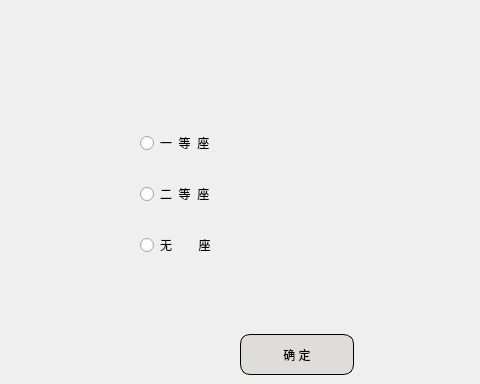
                      <widget class="QWidget" name="page_showseat">
                       <widget class="QPushButton" name="Button_buy_fromto_enter_3">
                        <property name="geometry">
                         <rect>
                          <x>240</x>
                          <y>334</y>
                          <width>114</width>
                          <height>41</height>
                         </rect>
                        </property>
                        <property name="styleSheet">
                         <string notr="true">QPushButton{
	border:1px solid;
	border-radius: 10px;
	background-color: rgb(222, 221, 218);
	font: 16pt &quot;Noto Sans Brahmi&quot;;
}

QPushButton:pressed{
	padding-top:3px;
	padding-left:3px;
}</string>
                        </property>
                        <property name="text">
                         <string>确 定</string>
                        </property>
                       </widget>
                       <widget class="QWidget" name="verticalLayoutWidget">
                        <property name="geometry">
                         <rect>
                          <x>140</x>
                          <y>110</y>
                          <width>331</width>
                          <height>171</height>
                         </rect>
                        </property>
                        <layout class="QVBoxLayout" name="verticalLayout_4">
                         <item>
                          <widget class="QRadioButton" name="radioButton_seatlevel1">
                           <property name="styleSheet">
                            <string notr="true">QRadioButton{
	font: 18pt &quot;Noto Sans Brahmi&quot;;
}</string>
                           </property>
                           <property name="text">
                            <string>一  等  座</string>
                           </property>
                          </widget>
                         </item>
                         <item>
                          <widget class="QRadioButton" name="radioButton_seatlevel2">
                           <property name="styleSheet">
                            <string notr="true">QRadioButton{
	font: 18pt &quot;Noto Sans Brahmi&quot;;
}</string>
                           </property>
                           <property name="text">
                            <string>二  等  座</string>
                           </property>
                          </widget>
                         </item>
                         <item>
                          <widget class="QRadioButton" name="radioButton_seatlevel3">
                           <property name="styleSheet">
                            <string notr="true">QRadioButton{
	font: 18pt &quot;Noto Sans Brahmi&quot;;
}</string>
                           </property>
                           <property name="text">
                            <string>无        座</string>
                           </property>
                          </widget>
                         </item>
                        </layout>
                       </widget>
                      </widget>
